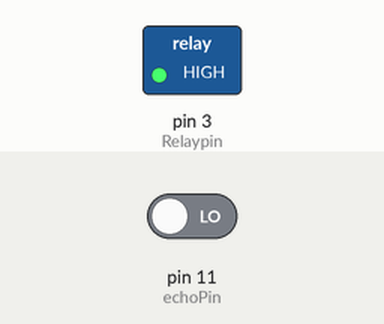
Bench run of a sketch on a simulated Arduino Uno, built with avr-gcc and run on an emulated ATmega328P. On the bench: switched loads named in the sketch (green lamp = pin HIGH). Dashed ring = blinking. The inputs (shaded band) are chosen by the test bench; at power-on: pin 11 (echoPin) LOW. Pins used as bus, display or sensor lines are not drawn; what the sketch prints to the serial monitor is not drawn.

Above: at 0.5 s.
Timing chart, 0 to 3.5 s (numbered marks = the images above):
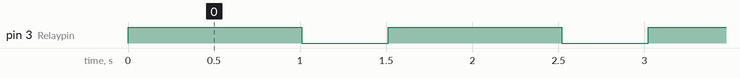

Measured:
- by itself, pin 3 (Relaypin): alternates HIGH for 1.0 s and LOW for 0.50 s

The sketch:

GZwaterpump.ino
```cpp
int trigPin = 12;
int echoPin = 11;
int Relaypin=3;

void setup()
{
  Serial.begin(9600);
  pinMode(Relaypin, OUTPUT);
  digitalWrite(Relaypin, HIGH);
  pinMode(trigPin, OUTPUT);
  pinMode(echoPin, INPUT);
}

void loop()
{
  digitalWrite(trigPin, HIGH);
  delay(10);
  digitalWrite(trigPin, LOW);

  float duration = pulseIn(echoPin, HIGH);

  float distance = ((float)(340 * duration) / 10000) / 2;
  Serial.println(distance);

  if (distance <= 5)
  {
    digitalWrite(Relaypin, LOW);
    delay(500);
    digitalWrite(Relaypin, HIGH);
  }
}
```
